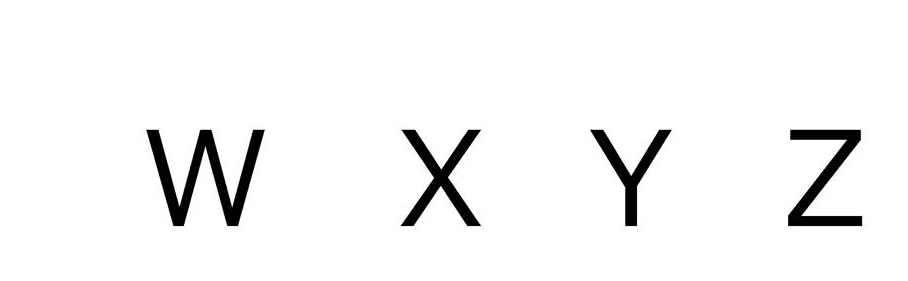
#> input picture optical-character-recognition/images/a.png, 908 x 281 px
$ python -i letters.py   (imports and definitions only)
#> lines starting #> are read from the running program, lines starting #| are printed output that depends on the picture; after the words box and inside, x2 and y2 are one past the last pixel; in counts of white or black regions, pixels touching at a corner belong together
import cv2
import numpy

#alph = "ЁАБВГДЕЖЗИЙКЛМНОПРСТУФХЦЧШЩЪЫЬЭЮЯ0123456789."
alph = "ЁАБВГДЕЖЗИЙКЛМНОПРСТУФХЦЧШЩЪЫЬЭЮЯ"


def getLettersFromImg(image_file: str, out_size=28):
    ##Load img
#> called with image_file = 'images/a.png', out_size = 28
    img = cv2.imread(image_file, cv2.IMREAD_UNCHANGED)
#> img is the input picture: shape (281, 908, 4); mean B, G, R, A 244.5, 244.5, 244.5, 255

    # img = cv2.imread(image_file)
    # trans_mask = img[:, :, 3] == 0
    # img[trans_mask] = [255, 255, 255, 255]
    gray = cv2.cvtColor(img, cv2.COLOR_BGR2GRAY)
    gray = placeCenter(gray)
#| (281, 908)
#> in placeCenter, `blankImg[nh:h+nh,nw:w+nw] = img[:,:]`:
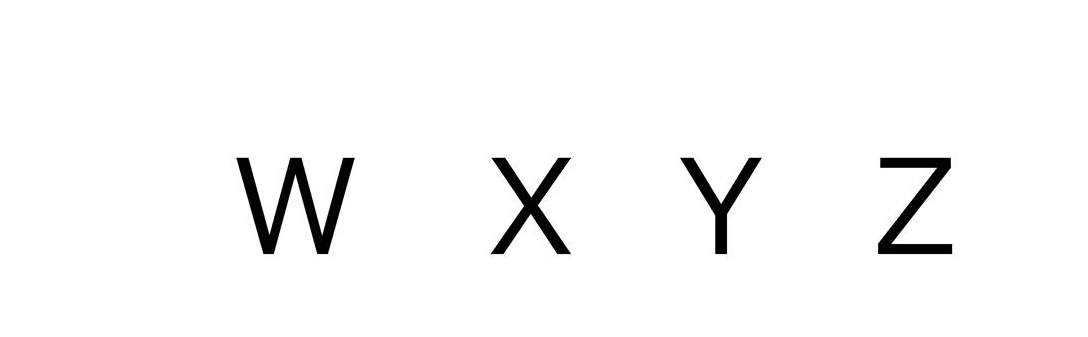
#> blankImg: shape (337, 1088); min 0, max 255, mean 247.7
    # cv2.imshow("a",gray)
    # cv2.waitKey()
    ret, thresh = cv2.threshold(gray, 128, 255, cv2.THRESH_BINARY)
#> thresh: shape (337, 1088); 97.1% white; 4 black regions, box (x1, y1, x2, y2) and area: (236, 158, 355, 254) 3814, (878, 158, 952, 254) 2484, (491, 158, 571, 254) 2373, (681, 158, 761, 254) 1840
    img_erode = cv2.erode(thresh, numpy.ones((3, 3), numpy.uint8), iterations=1)
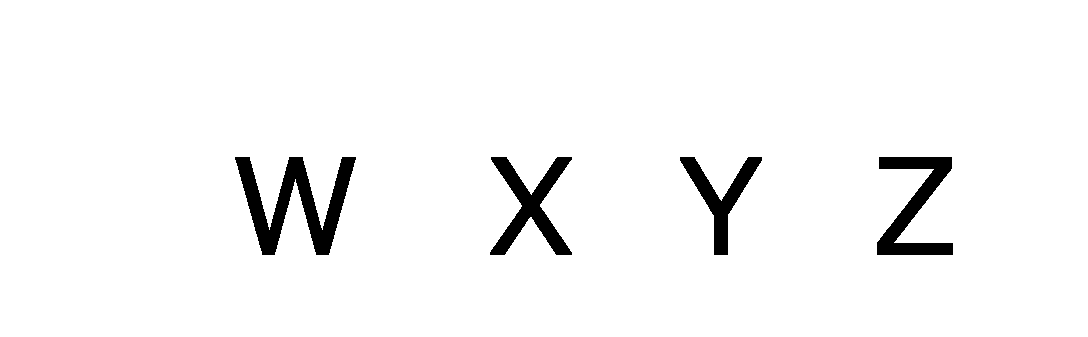
#> img_erode: shape (337, 1088); 96.4% white; 4 black regions
    # print(gray.shape)

    # get contours
    #img_erode = placeCenter(img_erode)
    contours, hierarchy = cv2.findContours(img_erode, cv2.RETR_TREE, cv2.CHAIN_APPROX_TC89_L1)
#> contours = 5 contours; box (x1, y1, x2, y2) and area: (0, 0, 1088, 337) 365232, (234, 156, 357, 256) 5102, (489, 156, 573, 256) 3202, (876, 156, 954, 256) 3152, (679, 156, 763, 256) 2409

    allRects = []
    maxArea = 0
    avgArea = 0
    u = 0

    # get All Letters
    for idx, contour in enumerate(contours):
        (x, y, w, h) = cv2.boundingRect(contour)

        if hierarchy[0][idx][3] == 0:
            if x != 0 and y != 0:
                avgArea += w * h
                u += 1
                if w * h > maxArea:
                    maxArea = w * h
                allRects.append((x, y, w, h))
#> this loop made 5 passes
#> (x, y, w, h, avgArea, maxArea) on passes 2, 3, 5: (876, 156, 78, 100, 7800, 7800), (679, 156, 84, 100, 16200, 8400), (234, 156, 123, 100, 36900, 12300)
#> (x, y, w, h, avgArea) on pass 4: (489, 156, 84, 100, 24600)
#> after the loop, allRects = [(876, 156, 78, 100), (679, 156, 84, 100), (489, 156, 84, 100), (234, 156, 123, 100)]; avgArea = 36900; maxArea = 12300; u = 4
    # avgArea=avgArea/u
    subLettersRects = []
    rects = []
    letter_I_Ratio = 3

    ##Split on Letters/subLetters
    for r in allRects:
        if r[2] * r[3] < maxArea / 4:
            if r[3] / r[2] > letter_I_Ratio:
                rects.append(r)
            subLettersRects.append(r)
        else:
            rects.append(r)
#> this loop made 4 passes
#> after the loop, rects has the same summary as allRects; subLettersRects = []

    rects.sort(key=lambda x: x[0])
    letters = []
    k = -1
    for j in rects:
        k += 1
        # Check Ы
        if j[3] / j[2] < letter_I_Ratio:
            subs = []
            for i in subLettersRects:
                if i[0] >= j[0] - j[2] / 10 and i[0] + i[2] <= j[0] + j[2] + j[2] / 10:
                    # print(i[0], j[0])
                    subs.append(i)
            # Ё or Й
            if subs:
                allSubs = subs
                allSubs.append(j)
                minY = allSubs[0][1]
                maxX = 0
                for i in allSubs:
                    if i[0] + i[2] > maxX:
                        maxX = i[0] + i[2]
                    if i[1] < minY:
                        minY = i[1]
                l = gray[minY:j[1] + j[3], j[0]:j[0] + j[2]]
                letters.append((j[0], cv2.resize(l, (out_size, out_size), interpolation=cv2.INTER_AREA)))

            else:
                l = gray[j[1]:j[1] + j[3], j[0]:j[0] + j[2]]
                letters.append((j[0], cv2.resize(l, (out_size, out_size), interpolation=cv2.INTER_AREA)))
        else:
            letters.sort(key=lambda x: x[0])
            letters.remove(letters[-1])

            l = gray[rects[k - 1][1]:rects[k - 1][1] + rects[k - 1][3], rects[k - 1][0]:j[0] + j[2]]
            letters.append((rects[k - 1][0], cv2.resize(l, (out_size, out_size), interpolation=cv2.INTER_AREA)))
#> this loop made 4 passes
#> pass 1, in getLettersFromImg, `l = gray[j[1]:j[1] + j[3], j[0]:j[0] + j[2]]`:
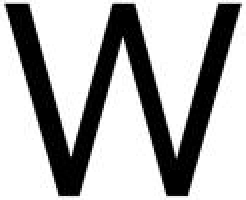
#> l: shape (100, 123) (shown 2 times larger); min 0, max 255, mean 175.9
#> pass 2, in getLettersFromImg, `l = gray[j[1]:j[1] + j[3], j[0]:j[0] + j[2]]`:
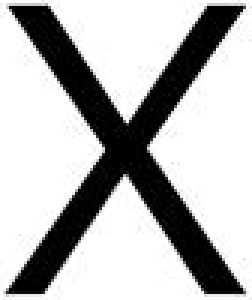
#> l: shape (100, 84) (shown 3 times larger); min 0, max 255, mean 182.8
#> pass 3, in getLettersFromImg, `l = gray[j[1]:j[1] + j[3], j[0]:j[0] + j[2]]`:
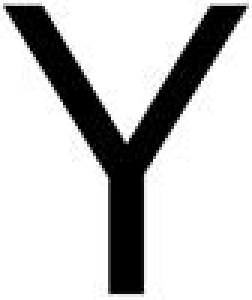
#> l: shape (100, 84) (shown 3 times larger); min 0, max 255, mean 199.3
#> after the loop:
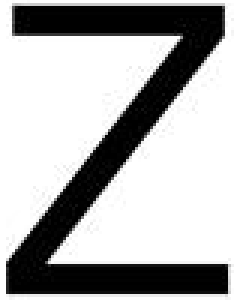
#> l: shape (100, 78) (shown 3 times larger); min 0, max 255, mean 173.9
#> after the loop, k = 3; letters = 4 items

    letters.sort(key=lambda x: x[0])
    return letters

def placeCenter(img):
    # [5 lines of commented-out code are left out]
    h, w = img.shape[0], img.shape[1]
    nh = int(h*0.1)
    nw = int(w*0.1)

    print(img.shape)
    blankImg =255* numpy.ones((h+nh*2,w+nw*2),numpy.uint8)

    blankImg[nh:h+nh,nw:w+nw] = img[:,:]
    return blankImg

>>> result = getLettersFromImg('images/a.png')
#> result = 4 items

$ run again, on optical-character-recognition/images/a1.png
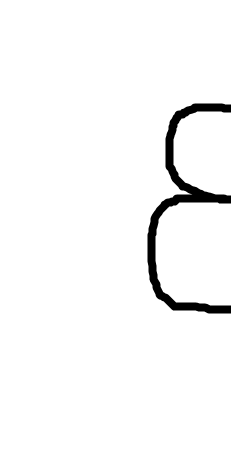
#> input picture optical-character-recognition/images/a1.png, 231 x 466 px
#> in getLettersFromImg, img is the input picture: shape (466, 231, 4); mean B, G, R, A 247.5, 247.5, 247.5, 255
#| (466, 231)
#> in getLettersFromImg, `ret, thresh = cv2.threshold(gray, 128, 255, cv2.THRESH_BINARY)`:
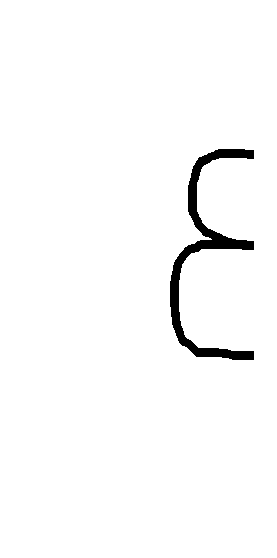
#> thresh: shape (558, 277); 97.8% white; 1 black region, box (x1, y1, x2, y2) and area: (170, 149, 254, 360) 3357
#> img_erode: shape (558, 277); 97.2% white; 1 black region
#> contours = 2 contours; box (x1, y1, x2, y2) and area: (0, 0, 277, 558) 153732, (168, 147, 256, 362) 4650
#> the loop in getLettersFromImg, `for idx, contour in enumerate(contours):` made 2 passes
#> (x, y, w, h, avgArea, u, maxArea) on pass 2: (168, 147, 88, 215, 18920, 1, 18920)
#> after the loop in getLettersFromImg, `for idx, contour in enumerate(contours):`: allRects = [(168, 147, 88, 215)]; avgArea = 18920; u = 1
#> the loop in getLettersFromImg, `for r in allRects:` made 1 pass
#> after the loop in getLettersFromImg, `for r in allRects:`: rects = [(168, 147, 88, 215)]; subLettersRects = []
#> the loop in getLettersFromImg, `for j in rects:` made 1 pass
#> (j, k) on pass 1: ((168, 147, 88, 215), 0)
#> pass 1, in getLettersFromImg, `l = gray[j[1]:j[1] + j[3], j[0]:j[0] + j[2]]`:
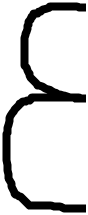
#> l: shape (215, 88); min 0, max 255, mean 212.1
#> after the loop in getLettersFromImg, `for j in rects:`: k = 0; letters = 1 item
